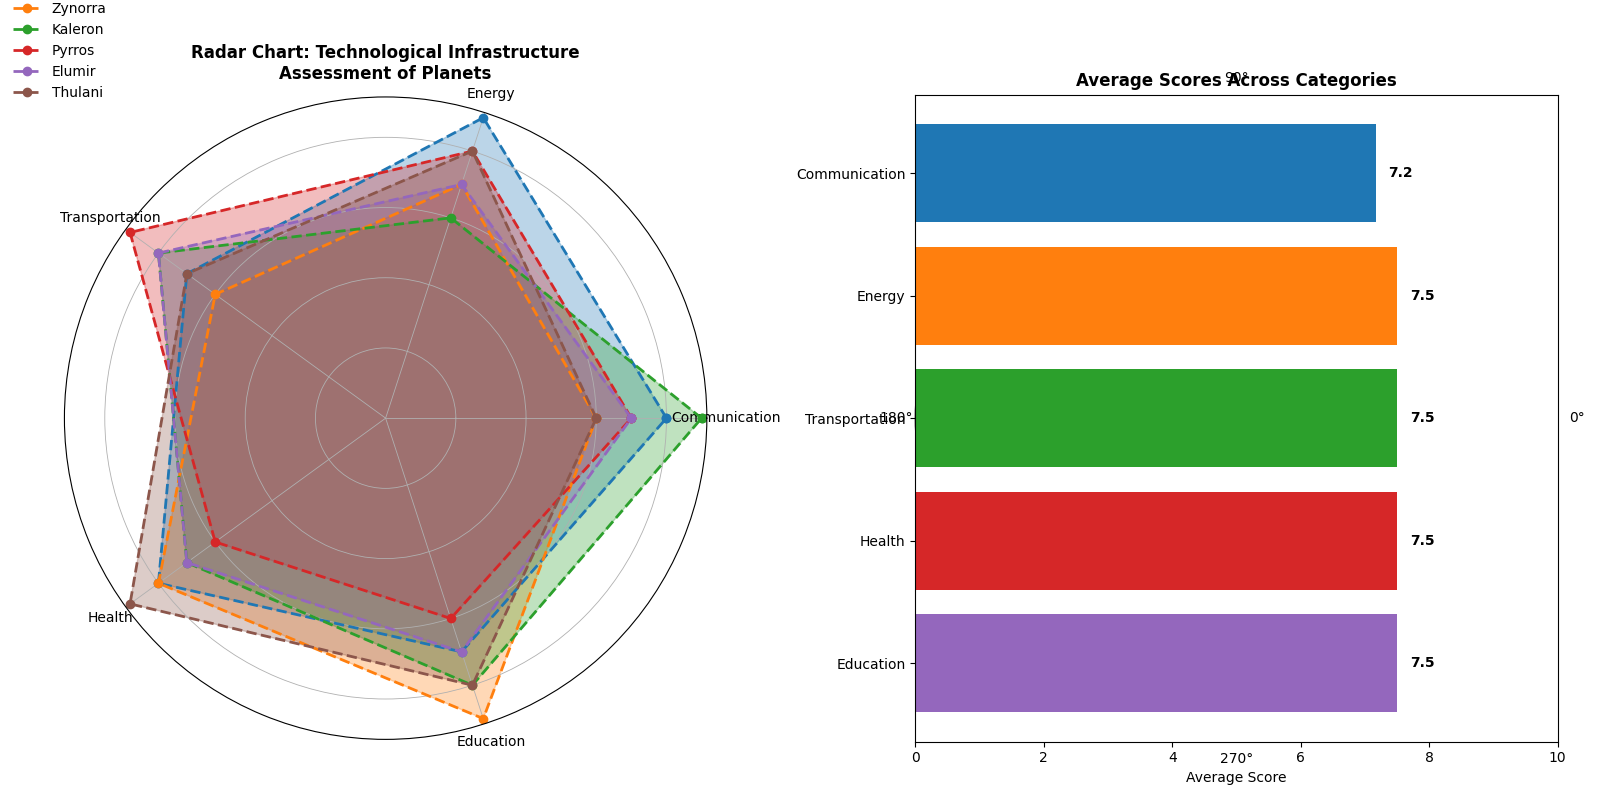

Reproduce this figure in Python.
import matplotlib.pyplot as plt
import numpy as np

categories = ['Communication', 'Energy', 'Transportation', 'Health', 'Education']
num_vars = len(categories)

nova_terra = [8, 9, 7, 8, 7]
zynorra = [6, 7, 6, 8, 9]
kaleron = [9, 6, 8, 7, 8]
pyrros = [7, 8, 9, 6, 6]
elumir = [7, 7, 8, 7, 7]
thulani = [6, 8, 7, 9, 8]

average_scores = [
    np.mean([nova_terra[i], zynorra[i], kaleron[i], pyrros[i], elumir[i], thulani[i]]) 
    for i in range(num_vars)
]

def create_radar_chart(ax, data, color, label):
    angles = np.linspace(0, 2 * np.pi, num_vars, endpoint=False).tolist()
    data += data[:1]
    angles += angles[:1]
    
    ax.fill(angles, data, color=color, alpha=0.3)
    ax.plot(angles, data, color=color, linestyle='--', linewidth=2, label=label, marker='o')

fig, axs = plt.subplots(1, 2, figsize=(16, 8), subplot_kw={'projection': 'polar'})

axs[0].set_title('Radar Chart: Technological Infrastructure\nAssessment of Planets', fontsize=12, fontweight='bold')
create_radar_chart(axs[0], nova_terra, '#1f77b4', 'Nova Terra')
create_radar_chart(axs[0], zynorra, '#ff7f0e', 'Zynorra')
create_radar_chart(axs[0], kaleron, '#2ca02c', 'Kaleron')
create_radar_chart(axs[0], pyrros, '#d62728', 'Pyrros')
create_radar_chart(axs[0], elumir, '#9467bd', 'Elumir')
create_radar_chart(axs[0], thulani, '#8c564b', 'Thulani')
axs[0].set_yticklabels([])
axs[0].set_xticks(np.linspace(0, 2 * np.pi, num_vars, endpoint=False))
axs[0].set_xticklabels(categories, fontsize=10)
axs[0].grid(True, linestyle='-', linewidth=0.6)
axs[0].legend(loc='upper left', bbox_to_anchor=(-0.1, 1.2), frameon=False)

axs[1] = fig.add_subplot(1, 2, 2)
axs[1].barh(categories, average_scores, color=['#1f77b4', '#ff7f0e', '#2ca02c', '#d62728', '#9467bd'])
axs[1].set_xlim(0, 10)
axs[1].set_title('Average Scores Across Categories', fontsize=12, fontweight='bold')
axs[1].set_xlabel('Average Score')
axs[1].invert_yaxis()
for i, score in enumerate(average_scores):
    axs[1].text(score + 0.2, i, f'{score:.1f}', va='center', color='black', fontweight='bold')

plt.tight_layout()
plt.show()
